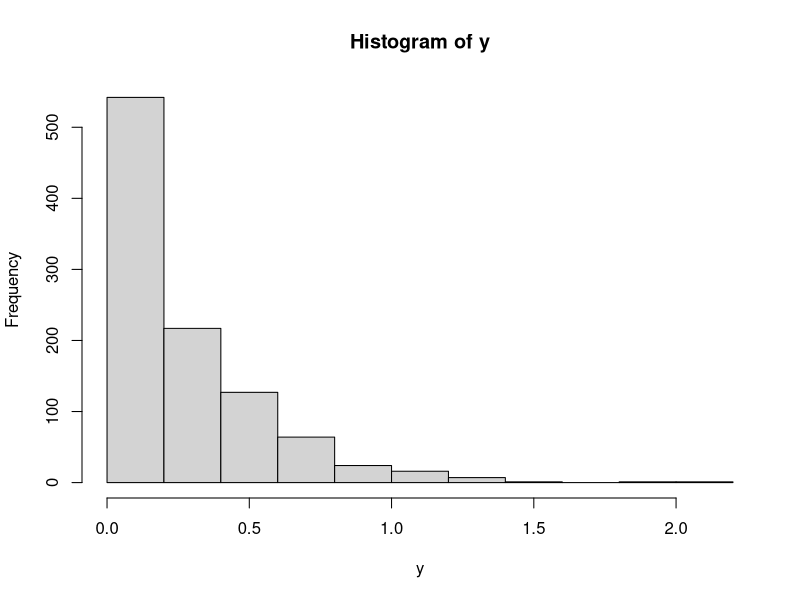
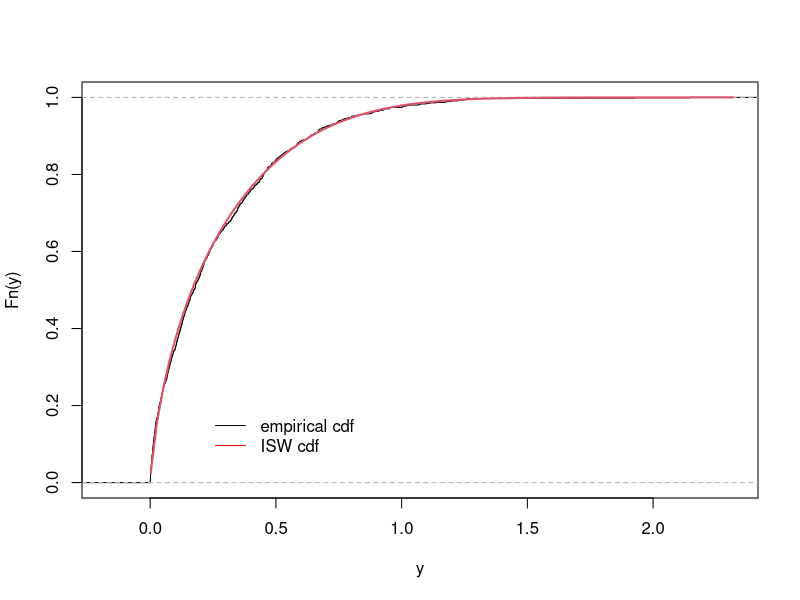
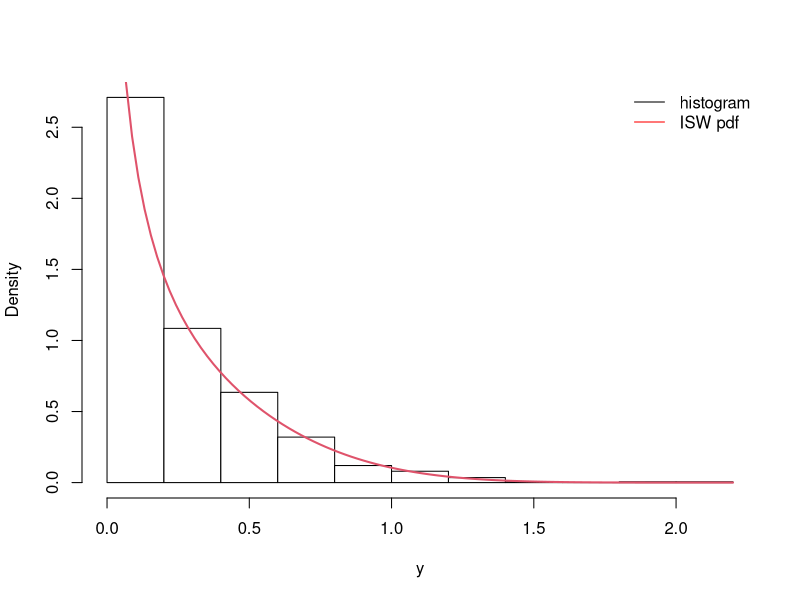

Generate these figures, in order, with R: (Note: a time limit stopped this script after it produced the figures.)
## script to generate random samples (inverion method) using newton method

#parameters
lambda <- 1.2
beta   <- 0.5
alpha  <- 0.8
phi    <- 0.3

my_pdf <- function(x) {
  g <- (alpha/phi) * (x/phi)^(alpha-1) * exp(-(x/phi)^alpha)
  G <- 1 - exp(-(x/phi)^alpha)
  H <- 1 - (1 - G)^G
  h <- g*(1 - G)^G*(G/(1-G) - log(1-G))
  MKNFW <- lambda * beta*h*(H)^(beta-1)*(1 - H)^(-(beta + 1)) * exp(-lambda*(H/(1-H))^beta)
  return(MKNFW)
}

my_cdf <- function(x){
  G <- 1 - exp(-(x/phi)^alpha)
  cdfISW <- 1 -exp(-lambda * ((1-G)^(-G)-1)^beta)
  return(cdfISW)
}

# Apply the Newton-Raphson method
my_inv_cdf <- function(p) {
  # Initialize variables
  x0  <- 0
  x1  <- 0.1
  eps <- 1e-8
  
  # Apply the Newton-Raphson method
  while (abs(x1 - x0) > eps) {
    x0 <- x1
    # Check for invalid input values
    if (x0 < 0 || is.na(my_cdf(x0)) || is.na(my_pdf(x0))) {
      next
    }
    
    x1 <- x0 - (my_cdf(x0) - p) / my_pdf(x0)
    
    # Check if x1 is negative and set it to a small positive value if it is
    if (x1 < 0) {
      x1 <- eps
    }
  }
  return(x1)
}

# Generate a sample of size n from the distribution
n <- 1000
y <- replicate(n, my_inv_cdf(runif(1)))
y
# Plot the histogram of the sample
hist(y)

################################################################################
###############################graphically evaluate#############################
################################################################################
plot(ecdf(y),ylab = "Fn(y)", xlab = "y",main = "")
curve(my_cdf(x), add = TRUE, col = 2,lwd = 2) 
legend(0.2,0.2,lwd = c(1),lty = c(1),
       c("empirical cdf","ISW cdf"),
       col = c("black","red"),
       bty = "n")
################################################################################
#####################################pdf########################################
################################################################################
hist(y, probability =  TRUE, border = "black",col = "white",main = "",)
curve(my_pdf(x), add = TRUE, col = 2, lwd = 2)
legend("topright",lwd = c(1),lty = c(1),
       c("histogram","ISW pdf"),
       col = c("black","red"),
       bty ="n")
################################################################################

MCS = function(nrep=1000, nobs, semente=2011, lambda = 1.2, beta = 0.5, alpha = 0.8,
               phi = 0.3)
{ 
  tempo.inicio = Sys.time()
  logLikk = function(param){
    lambda = param[1]; beta = param[2]; alpha = param[3]; phi = param[4]; nobs = length(y)
    g <- (alpha/phi) * (y/phi)^(alpha-1) * exp(-(y/phi)^alpha)
    G <- 1 - exp(-(y/phi)^alpha)
    loglik <- log(lambda) + log(beta) + log(g) -(beta*G)*log(1-G) + (beta-1)*log(1 - (1 - G)^G) + 
      log(G/(1-G) - log(1 - G)) -lambda * ((1-G)^(-G)-1)^beta
    minus.logL <- sum(-loglik, na.rm = F)
    return(minus.logL)
  }
  emvlambda <- rep(0, nrep)
  emvbeta   <- rep(0, nrep)
  emvalpha  <- rep(0,nrep)
  emvphi    <- rep(0,nrep)
  set.seed(semente)
  contadorFalhas <- 0
  # laco de Monte Carlo
  i = 0
  
  while(i < nrep){
    
    y <- replicate(nobs, my_inv_cdf(runif(1)))
    
    # Optimize log-likelihood function
    
    ir <- suppressWarnings(optim(c(lambda,beta,alpha,phi),logLikk, method="BFGS"))
    if(ir$convergence == 0){
      i <- i + 1
      emvlambda[i]<- ir$par[1]
      emvbeta[i]  <- ir$par[2]
      emvalpha[i] <- ir$par[3]
      emvphi[i]   <- ir$par[4]
      
    }
    else{
      contadorFalhas <- contadorFalhas + 1
    }
  } 
  # fim do laco de Monte Carlo
  lambdamedio= mean(emvlambda)
  betamedio  = mean(emvbeta)
  alphamedio = mean(emvalpha)
  phimedio   = mean(emvphi)
  lambdavies = lambdamedio - lambda
  betavies   = betamedio   - beta
  alphavies  = alphamedio  - alpha
  phivies    = phimedio    - phi
  tempo.fim  = Sys.time()
  tempo.exec = tempo.fim - tempo.inicio
  lambdaEQM  = var(emvlambda) + (lambdavies)^2
  betaEQM    = var(emvbeta)   + (betavies)^2
  alphaEQM   = var(emvalpha)  + (alphavies)^2
  phiEQM     = var(emvphi)    + (phivies)^2
  resultado  = data.frame(nobs=nobs, nrep=nrep, semente=semente,lambda=lambda, beta=beta,
                          alpha=alpha,phi=phi,lambdamedio = lambdamedio, betamedio = betamedio, 
                          alphamedio=alphamedio,phimedio=phimedio,lambdavies = lambdavies,betavies=betavies, 
                          alphavies=alphavies,phivies=phivies, lambdaEQM= lambdaEQM,betaEQM=betaEQM, 
                          alphaEQM = alphaEQM,phiEQM=phiEQM, falhas=contadorFalhas, 
                          tempo=tempo.exec)
  return(resultado)
}
MCS(nobs=50)
MCS(nobs=100)
MCS(nobs=200) 
MCS(nobs=500)
